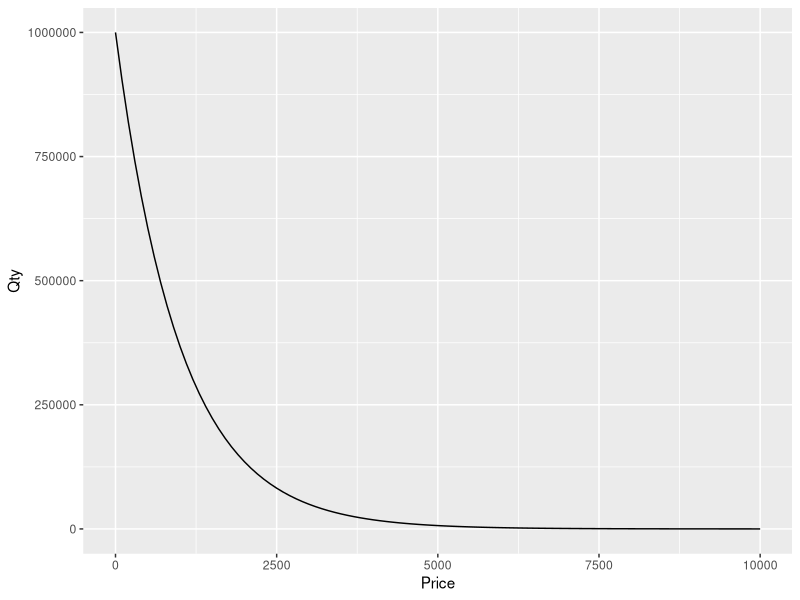
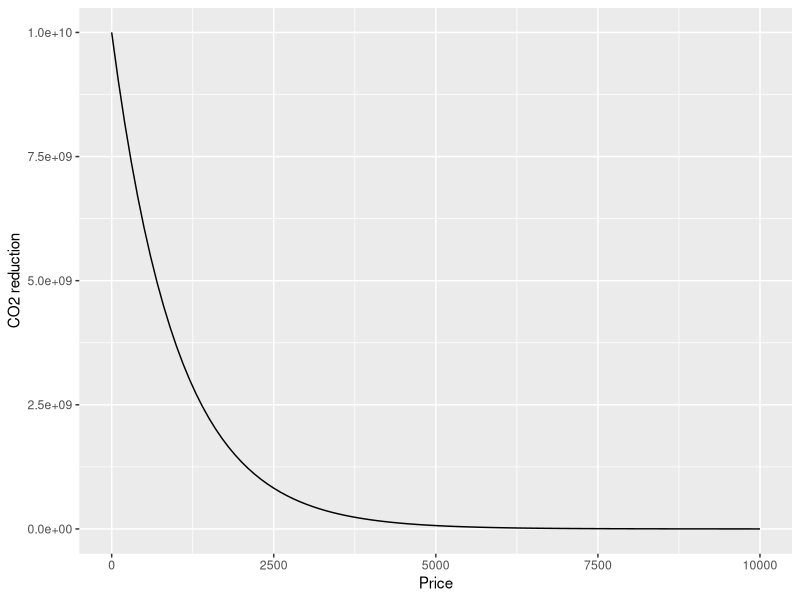
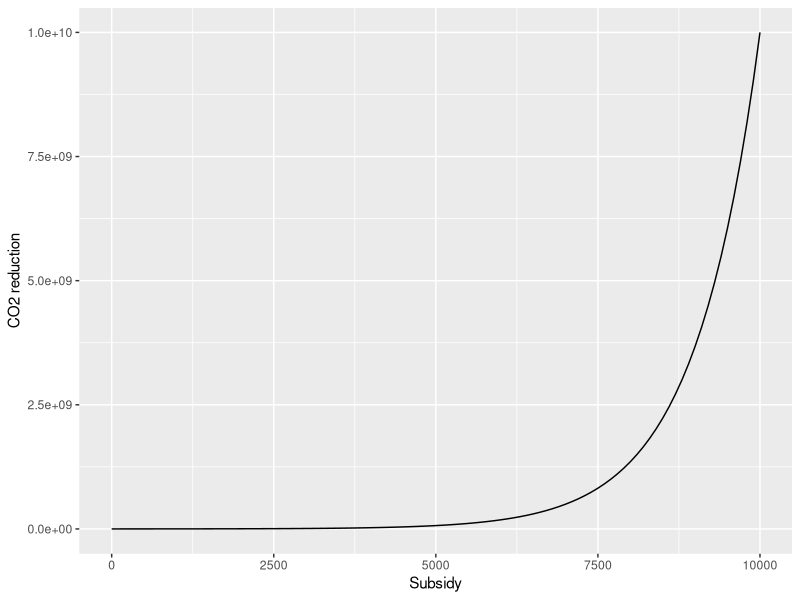
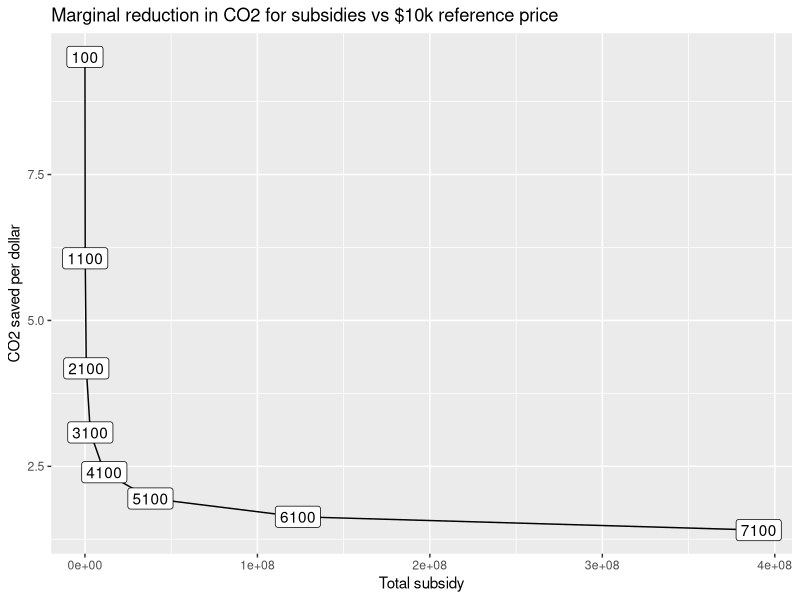

Write R code to recreate these figures, in order.
## ---- chunk 1
knitr::opts_chunk$set(echo = TRUE)
library(tidyverse)
library(nloptr)
## ---- chunk 2
q <- function(X, eta, p) {X * exp(-eta*p)}
ggplot() +
  geom_function(fun = ~q(1000000, .001, .x), xlim = c(0,10000)) +
  xlab("Price") +
  ylab("Qty")
## ---- chunk 3
g_1 = 10000 # kg of CO2 reduced per year per unit
ggplot() +
  geom_function(fun = ~ g_1 * q(1000000, .001, .x), xlim = c(0,10000)) +
  xlab("Price") +
  ylab("CO2 reduction")
## ---- chunk 4
p_1 <- 10000
ggplot() +
  geom_function(fun = ~ g_1 * (q(1000000, .001, p_1 - .x) - q(1000000, .001, p_1)), xlim = c(0,p_1)) +
  xlab("Subsidy") +
  ylab("CO2 reduction")
## ---- chunk 5
s11 <- tibble(subsidy = "HeatMid",
              g = g_1,
              X = 1000000,
              eta = .001,
              p = p_1,
              s = seq(100, p_1*.8, 1000), #max 80% subsidy
              q_nosub = q(X, eta, p),
              q_sub = q(X, eta, p - s),
              g_saved = g*(q_sub - q_nosub),
              s_total = s * q_sub,
              g_eff = g_saved / s_total)

s11 %>% ggplot(aes(x=s_total, y=g_eff, label=s)) + geom_line() + geom_label() +
  xlab("Total subsidy") + ylab("CO2 saved per dollar") + 
  ggtitle("Marginal reduction in CO2 for subsidies vs $10k reference price")
## ---- chunk 6
s12 <- tibble(subsidy = "HeatLow",
              g = g_1,
              X = 2000000, # larger market
              eta = .002, # more price sensitive
              p = p_1,
              s = seq(100, p_1*.8, 1000), #max 80% subsidy
              q_nosub = q(X, eta, p),
              q_sub = q(X, eta, p - s),
              g_saved = g*(q_sub - q_nosub),
              s_total = s * q_sub,
              g_eff = g_saved / s_total)

s21 <- tibble(subsidy = "SolarMid",
              g = 20000,
              X = 100000, # much smaller market
              eta = .0005, # less price sensitive
              p = 10000,
              s = seq(100, 10000*.8, 1000), #max 80% subsidy
              q_nosub = q(X, eta, p),
              q_sub = q(X, eta, p - s),
              g_saved = g*(q_sub - q_nosub),
              s_total = s * q_sub,
              g_eff = g_saved / s_total)

s22 <- tibble(subsidy = "SolarLow",
              g = 20000,
              X = 200000, # much smaller market
              eta = .001,
              p = 10000,
              s = seq(100, 10000*.8, 1000), #max 80% subsidy
              q_nosub = q(X, eta, p),
              q_sub = q(X, eta, p - s),
              g_saved = g*(q_sub - q_nosub),
              s_total = s * q_sub,
              g_eff = g_saved / s_total)
## ---- chunk 7
B = 10000000
rbind(s11, s12, s21, s22) %>%
  arrange(-g_eff) %>%
  mutate(tot_spend = cumsum(s_total)) %>%
  filter(tot_spend <= B) %>%
  group_by(subsidy) %>%
  summarise(s = sum(s_total))
## ---- chunk 8
s11 <- tibble(s = seq(0,4000,1000),
              p = 5000,
              X = 1000000,
              eta = .001,
              q = q(X, eta, p - s),
              g = g_1 * q,
              t = q*s,
              g_eff = g/t)
              
## ---- chunk 9
X <- matrix(c(c(10e6, 5e6), c(4e6, 2e6)), 2, 2)
eta <- c(.001, .0015)
G <- c(10000, 20000)
p <- c(5000, 10000)
T <- function(s) {
  ss = matrix(s, 2, 2)
  out = 0
  qty = c()
  for (i in 1:2) {
    for (j in 1:2) {
      q <- X[i,j] * exp(-1 * eta[i] * (p[i] - ss[i,j]))
      qty <- c(qty, q)
      out <- out + G[i] * q
    }
  }
  c(out, qty)
}
## ---- chunk 10

## ---- chunk 11
s = matrix(c(c(1000,2000),c(2000,3000)), 2, 2)
s
## ---- chunk 12
B = 10000
proj <- function(ss) {-1 * T(B * ss/sum(ss))}
## ---- chunk 13
optim_1 <- nloptr(x0 = c(.2,.2,.2,.2), 
                  eval_f = proj,
                  lb = c(0,0,0,0),
                  ub = c(1,1,1,1),
                  opts = list("algorithm" = "NLOPT_LN_SBPLX"))
